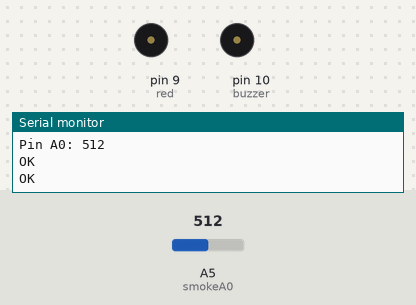
Simulated run of this sketch. Board: Arduino Uno, built with avr-gcc and run on an emulated ATmega328P. Shown: buzzer (waves = sounding, pin HIGH), the last lines printed to the serial monitor. The test bench sets the inputs (shaded band); at power-on: A5 (smokeA0) = 512. The modem accepts every AT command (registered, SIM ready, sends succeed) and sends nothing else; pins used as bus, display or sensor lines are not drawn.

Above: at 14.2 s.
At 25.15 s:
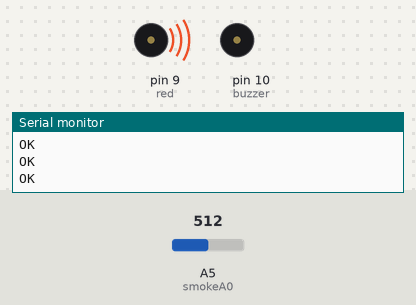
Timing chart, 0 to 31.6 s (numbered marks = the images above):
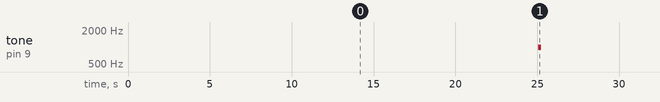

The sketch:

gas.ino
```cpp
#include <SoftwareSerial.h>

//Create software serial object to communicate with SIM800L
SoftwareSerial mySerial(3, 2); //SIM800L Tx & Rx is connected to Arduino #3 & #2


int buzzer = 10;
int smokeA0 = A5;
int red = 9;

int sensorThres = 400;
void setup()
{
    pinMode(buzzer, OUTPUT);
  pinMode(smokeA0, INPUT);


  //Begin serial communication with Arduino and Arduino IDE (Serial Monitor)
  Serial.begin(9600);

  //Begin serial communication with Arduino and SIM800L
  mySerial.begin(9600);

  Serial.println("Initializing...");
  delay(1000);

  mySerial.println("AT"); //Once the handshake test is successful, i t will back to OK
  updateSerial();

  mySerial.println("ATD+ +#;"); //  change ZZ with country code and xxxxxxxxxxx with phone number to dial
  updateSerial();
  delay(1000); // wait for 20 seconds...
  mySerial.println("ATH"); //hang up
  updateSerial();
}

void loop()
{
    int analogSensor = analogRead(smokeA0);

  Serial.print("Pin A0: ");
  Serial.println(analogSensor);
  // Checks if it has reached the threshold value
  if (analogSensor > sensorThres)
  {
   mySerial.println("AT"); //Once the handshake test is successful, i t will back to OK
  updateSerial();

  mySerial.println("ATD+ +254710562451;"); //  change ZZ with country code and xxxxxxxxxxx with phone number to dial
  updateSerial();
  delay(20000); // wait for 20 seconds...
  mySerial.println("ATH"); //hang up
  updateSerial();

    tone(red, 1000, 200);
    digitalWrite(red, HIGH);
    digitalWrite(buzzer, LOW);

  }
  else
  {
   digitalWrite(buzzer, HIGH);
   digitalWrite(red, LOW);

  }
  delay(100);
}

void updateSerial()
{
  delay(500);
  while (Serial.available())
  {
    mySerial.write(Serial.read());//Forward what Serial received to Software Serial Port
  }
  while(mySerial.available())
  {
    Serial.write(mySerial.read());//Forward what Software Serial received to Serial Port
  }
}
```

Measured:
- by itself, tone on pin 9 (red): alternates 1000 Hz for 0.20 s and silent for 21.4 s
